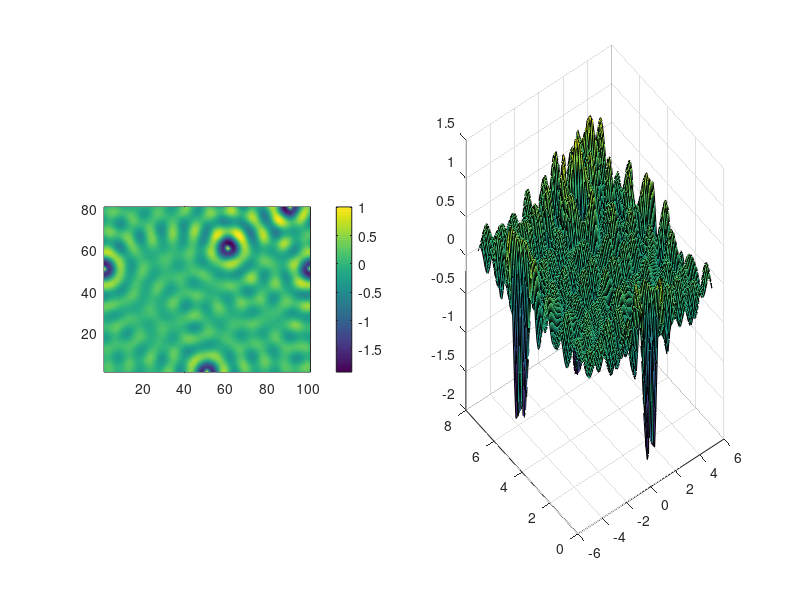

This chart was generated by the following MATLAB code:
% MATLAB Research Project Week 2 Assignment
% Ian Hay
% 2-1-2019

% Goal: Create a program that can plot the interference
% of a scatter point on a 2D area with color mapping
% for intensity for the following plots:
% magnitude, phase, real, and imaginary

e = 2.718;
PI = 3.14;

% x,y points of the scatter point
scatter_point_x1 = 0;
scatter_point_y1 = 0;

scatter_point_x2 = 4;
scatter_point_y2 = 8;

scatter_point_x3 = -5;
scatter_point_y3 = 5;

scatter_point_x4 = 1;
scatter_point_y4 = 6;

scatter_point_x5 = 5;
scatter_point_y5 = 5;

% cross section constant of the scatter point (how much the point displaces
% waves)
cross_section_constant1 = 0.1;
cross_section_constant2 = 0.1;
%initial e-field generated by the transmitter
E_field_start = 5;

%grid off;

%meshgrid: creates grid of points for y,x
[x,y] = meshgrid(-5:0.1:5,0:0.1:8);

E = E_field_start * e.^(j * x);

%E = cross_section_constant * (E_field_s .^ (j * (2 * PI) * (x - scatter_point_x)));
% ^ wrong

% (e ^ -jkr)/r (where r is the distance from the point to the scatterer)
% k = 2PI
% calculates the E-field displaced by the scatter point
r1 = (sqrt(((x - scatter_point_x1).^2) + ((y - scatter_point_y1).^2)));
r2 = (sqrt(((x - scatter_point_x2).^2) + ((y - scatter_point_y2).^2)));
r3 = (sqrt(((x - scatter_point_x3).^2) + ((y - scatter_point_y3).^2)));
r4 = (sqrt(((x - scatter_point_x4).^2) + ((y - scatter_point_y4).^2)));
r5 = (sqrt(((x - scatter_point_x5).^2) + ((y - scatter_point_y5).^2)));


Es1 = cross_section_constant1 * E(41,41) * ((e .^ -(j * (2 * PI) .* r1)) ./ r1);

Es2 = cross_section_constant2 * E(41,41) * ((e .^ -(j * (2 * PI) .* r2)) ./ r2);

Es3 = cross_section_constant1 * E(41,41) * ((e .^ -(j * (2 * PI) .* r3)) ./ r3);

Es4 = cross_section_constant1 * E(41,41) * ((e .^ -(j * (2 * PI) .* r4)) ./ r4);

Es5 = cross_section_constant1 * E(41,41) * ((e .^ -(j * (2 * PI) .* r5)) ./ r5);


%plots the magnitude subplot
%subplot(2,2,1);
%pcolor(abs(Es));
%axis image, shading interp;
%colorbar;

%plots the phase subplot
%subplot(2,2,2);
%pcolor(angle(E+Es));
%axis image, shading interp;
%colorbar;

%plots the real component of the E-field
%subplot(2,2,3);
%pcolor(real(E+Es));
%axis image, shading interp;
%colorbar;

%plots the imaginary component of the E-field
%subplot(2,2,4);
%pcolor(imag(E+Es));
%axis image, shading interp;
%colorbar;

%surf(x,y,(abs(E+Es)));



% full complex value E(x,y)
% Er = real part of E
% E * e^j(omega)t

%omega: 2PI/period
%t = period / N-pieces * n
% N = 12 frames

% Er of E * e^j(omega)t


%N = 12;
%for n = 1 : N
   % surf(x,y,(real((Es1 + Es2) * (e .^ -(j * ((2 * PI)/N) * n)))));
  %  axis([-5,5,0,8,-1.5,1.5]);
  %  shading interp;
 %   M(n) = getframe;
%
%end
%movie(M,50000,12);

%Est = Es1 + Es2;

%plots the real component of the E-field
subplot(1,2,1);
pcolor(real(Es1+Es2+Es3+Es4+Es5));
axis image, shading interp;
colorbar;

%plots the imaginary component of the E-field
subplot(1,2,2);
pcolor(imag(Es1+Es2+Es3+Es4+Es5));
axis image, shading interp;
colorbar;

surf(x,y,(real(Es1+Es2+Es3+Es4+Es5)));

lastRow = Es1(81,:) + Es2(81,:) + Es3(81,:) + Es4(81,:) + Es5(81,:);



% clean the movie
% adjust the limit to remove the actual scatter and limit the height to 1.5
% ^ axis command

% begin analyzing data received at the end of the scan to notice any
% obvious differences as the cross-section-constant is changed
